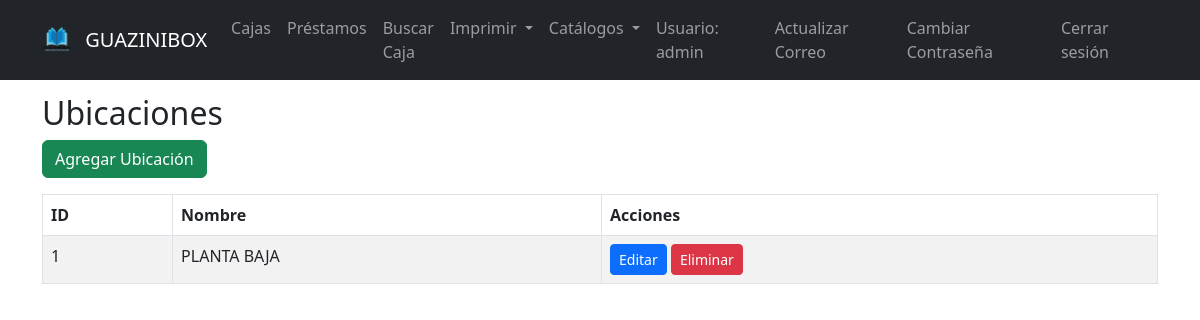
The page /ubicaciones (signed in) on the database as committed earlier.
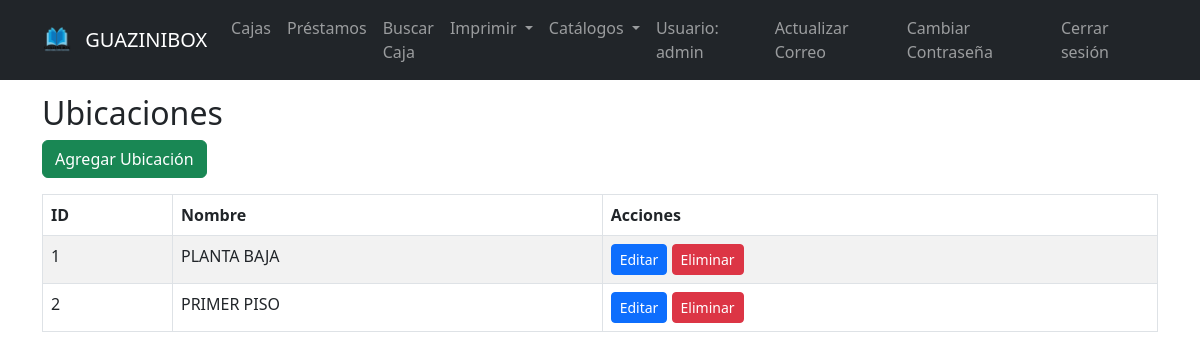
The same page on the database as committed later.
### tables this page shows
CREATE TABLE ubicaciones (
            id INTEGER PRIMARY KEY AUTOINCREMENT,
            nombre TEXT NOT NULL,
            tamano TEXT
        );

### app.py (the view)
@app.route("/ubicaciones")
@login_required
def ubicaciones():
    ubs = get_ubicaciones()
    return render_template("ubicaciones.html", ubicaciones=ubs)

### app.py (called while the page is built)
def get_db_connection():
    conn = sqlite3.connect("archivo.db")
    conn.row_factory = sqlite3.Row
    return conn

def get_user_by_id(user_id):
    conn = get_db_connection()
    user = conn.execute("SELECT * FROM users WHERE id = ?", (user_id,)).fetchone()
    conn.close()
    if not user:
        return None
    return User(user["id"], user["username"], user["password"],
               user["email"] if "email" in user.keys() else None,
               user["reset_token"] if "reset_token" in user.keys() else None,
               user["token_expiry"] if "token_expiry" in user.keys() else None)

@login_manager.user_loader
def load_user(user_id):
    return get_user_by_id(user_id)

def get_ubicaciones():
    conn = get_db_connection()
    ubs = conn.execute("SELECT * FROM ubicaciones").fetchall()
    conn.close()
    return ubs

### templates/ubicaciones.html (shortened to what this page needs)
{% extends "base.html" %}
{% block content %}
<h2>Ubicaciones</h2>
<a href="{{ url_for('add_ubicacion') }}" class="btn btn-success mb-3">Agregar Ubicación</a>
<table class="table table-bordered table-striped">
  <thead>
    <tr>
      <th>ID</th>
      <th>Nombre</th>
      <th>Acciones</th>
    </tr>
  </thead>
  <tbody>
    {% for ubicacion in ubicaciones %}
    <tr>
      <td>{{ ubicacion.id }}</td>
      <td>{{ ubicacion.nombre }}</td>
      <td>
        <a href="{{ url_for('edit_ubicacion', ubicacion_id=ubicacion.id) }}" class="btn btn-primary btn-sm">Editar</a>
        <form action="{{ url_for('delete_ubicacion', ubicacion_id=ubicacion.id) }}" method="POST" style="display:inline-block;" onsubmit="return confirm('¿Estás seguro de eliminar esta ubicación?');">
          <button type="submit" class="btn btn-danger btn-sm">Eliminar</button>
        </form>
      </td>
    </tr>
    {% endfor %}
  </tbody>
</table>
{% endblock %}

Rows that differ between the two databases and show on the page:
added ubicaciones: id "2", nombre "PRIMER PISO"
